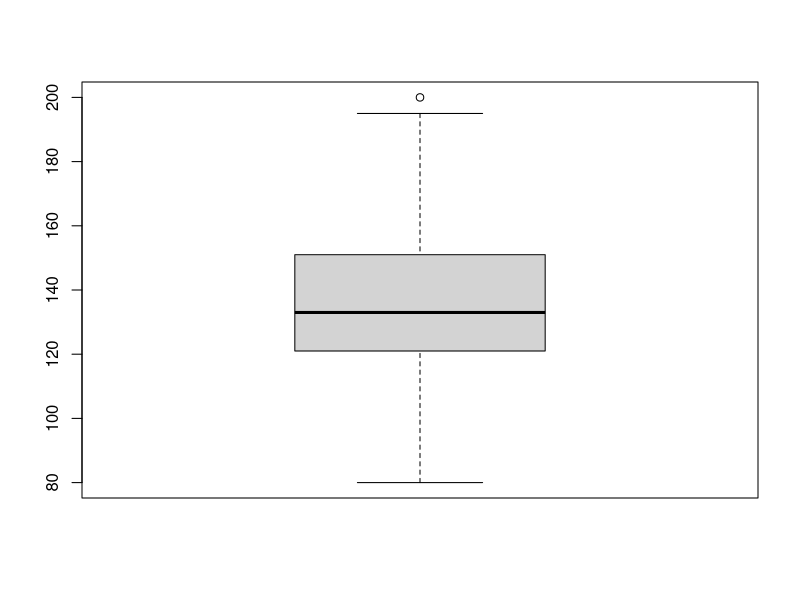

Write the R code that produced this figure.
## ---- chunk 1

library(data.table, quietly = TRUE, warn.conflicts = FALSE)

assignInNamespace("cedta.pkgEvalsUserCode", c(data.table:::cedta.pkgEvalsUserCode, "rtvs"), "data.table")

getMode <- function(values) {

  tbl.vals <- data.frame(table(values))
  tbl.vals$values <- as.numeric(levels(tbl.vals$values))[tbl.vals$values]
  mode <- tbl.vals[which.max(tbl.vals$Freq),]

  names(mode)[1] <- "Value"

  mode
}

getSummary <- function(values) {
  mode <- getMode(values)

  data.table(
    Statistic = c("Mean",
          "Median",
          "Min",
          "Max",
          "Range",
          "Mode",
          "ModeFreq",
          "StdDev",
          "Variance",
          "Q1",
          "Q3",
          "P10"),

    Value = c(mean(values, na.rm = T),
        median(values, na.rm = T),
        min(values, na.rm = T),
        max(values, na.rm = T),
        max(values, na.rm = T) - min(values, na.rm = T),
        ifelse(mode$Freq != 1, mode$Value, NA),
        ifelse(mode$Freq != 1, mode$Freq, NA),
        sd(values, na.rm = T),
        var(values, na.rm = T),
        quantile(values, probs = c(0.25), na.rm = T),
        quantile(values, probs = c(0.75), na.rm = T),
        quantile(values, probs = c(0.10), na.rm = T))
  )
}

trimmed_mean <- function(vals, pct) {
  vals <- sort(vals)
  n <- length(vals)

  trim_vals <- floor(n * pct)

  trimmed <- head(vals, length(vals) - trim_vals)
  trimmed <- tail(trimmed, length(trimmed) - trim_vals)

  mean(trimmed)
}

winsorize <- function(vals, pct) {
  vals <- sort(vals)
  g <- floor(length(vals) * pct)

  bottom <- vals[g + 1]
  top <- vals[length(vals) - g]

  trimmed <- head(vals, length(vals) - g)
  trimmed <- tail(trimmed, length(trimmed) - g)

  c(rep(bottom, g), trimmed, rep(top, g))
}

## ---- chunk 2

values <- c(80, 121, 132, 145, 151, 119, 133, 134, 200, 195, 90, 121, 132, 123, 145, 151, 119, 133, 134, 151, 168)

boxplot(values)

# boxplot rule
q1 <- quantile(values, .25)
q2 <- quantile(values, .75)

outlier_range <- q2 + 3 * (q2 - q1) # 3 * IQR for Extreme Outliers

200 > outlier_range

## ---- chunk 3

print("Years <- Interval")

## ---- chunk 4

scores <- c(31, 47, 29, 31, 16, 48, 41, 50, 54, 37, 22)

getSummary(scores)[c(5, 6),]
summary(scores)

## ---- chunk 5

sample <- c(18, 18, 17, 9, 15, 5, 10, 5, 15, 17, 7, 12, 12)

getSummary(sample)[8]
round(sd(sample), 1)

## ---- chunk 6

monthly_precipitation <- c(3.6, 1.6, 2.4, 3.7, 4.1, 3.9, 1.0, 3.6, 4.2, 3.4, 3.7, 2.2, 1.5, 4.2, 3.5, 2.7, 0.4, 3.7, 2.0, 3.6)
getSummary(monthly_precipitation)[2]

## ---- chunk 7

mu <- 67.1
sd <- 3.5
mu + sd * 2
mu - sd * 2

## ---- chunk 8

values <- c(69, 68, 64, 61, 65, 64, 71, 67, 62, 63, 61, 64, 75, 67, 60, 59, 64, 69, 65, 72)

# Base R
round(mean(values, trim = .2), 2)

# Custom Fun
round(trimmed_mean(values, pct = .2), 2)

## ---- chunk 9

student.data <- data.table(
  Low = c(50, 60, 70, 80, 90),
  High = c(59, 69, 79, 89, 99),
  Students = c(5, 7, 9, 10, 9))

student.data[, Mid := (Low + High) / 2][, Freq := Mid * Students]
student.data[, Mf := Mid * Students][, MsF := (Mid ** 2) * Students]

mu <- sum(student.data$Mf) / sum(student.data$Students)

n <- sum(student.data$Students)
smsf <- sum(student.data$MsF)
smfs <- sum(student.data$Mf) ** 2 / n

var <- (smsf - smfs) / (n - 1)

round(sqrt(var), 1)

## ---- chunk 10

restaurantA <- c(120, 67, 89, 97, 124, 68, 72, 96)
restaurantB <- c(115, 126, 49, 56, 98, 76, 78, 95)

sum_cols <- c("Range", "Variance", "StdDev")

getSummary(restaurantA)[which(Statistic %in% sum_cols)]
getSummary(restaurantB)[which(Statistic %in% sum_cols)]

